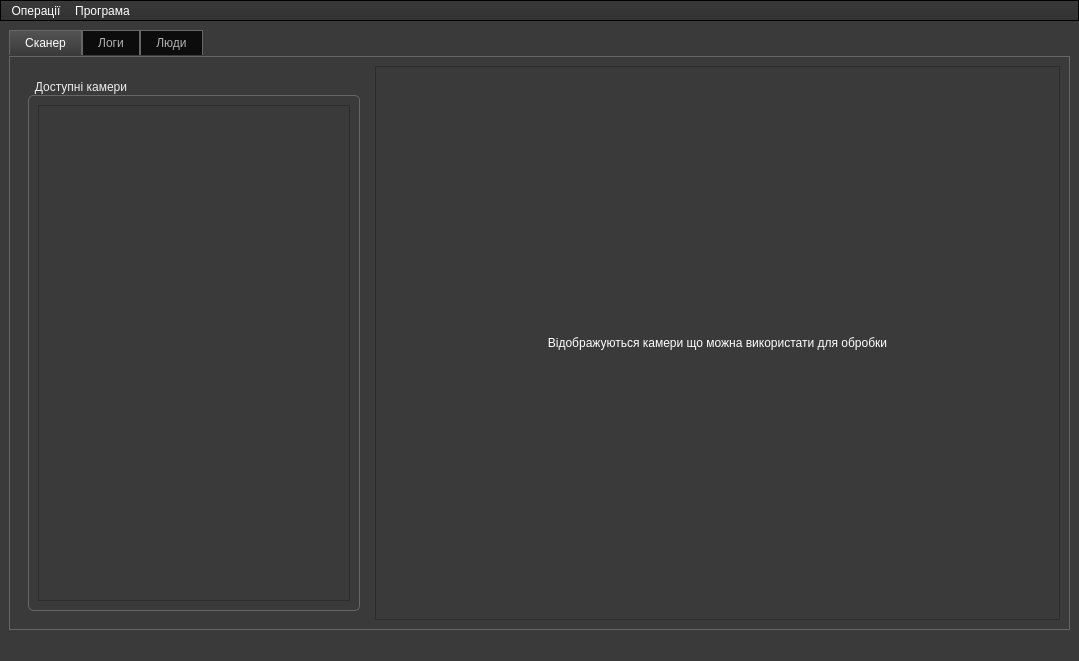
<?xml version="1.0" encoding="UTF-8"?>
<ui version="4.0">
 <class>MainWindow</class>
 <widget class="QMainWindow" name="MainWindow">
  <property name="geometry">
   <rect>
    <x>0</x>
    <y>0</y>
    <width>1079</width>
    <height>661</height>
   </rect>
  </property>
  <property name="windowTitle">
   <string>Пошук Людей</string>
  </property>
  <property name="styleSheet">
   <string notr="true">/*-----QWidget-----*/
QWidget
{
	background-color: #3a3a3a;
	color: #fff;
	selection-background-color: #b78620;
	selection-color: #000;

}


/*-----QLabel-----*/
QLabel
{
	background-color: transparent;
	color: #fff;

}


/*-----QMenuBar-----*/
QMenuBar 
{
	background-color: qlineargradient(spread:repeat, x1:1, y1:0, x2:1, y2:1, stop:0 rgba(57, 57, 57, 255),stop:1 rgba(50, 50, 50, 255));
	border: 1px solid #000;
	color: #fff;

}


QMenuBar::item 
{
	background-color: transparent;

}


QMenuBar::item:selected 
{
	background-color: rgba(183, 134, 32, 20%);
	border: 1px solid #b78620;
	color: #fff;

}


QMenuBar::item:pressed 
{
	background-color: rgb(183, 134, 32);
	border: 1px solid #b78620;
	color: #fff;

}


/*-----QMenu-----*/
QMenu
{
    background-color: qlineargradient(spread:repeat, x1:1, y1:0, x2:1, y2:1, stop:0 rgba(57, 57, 57, 255),stop:1 rgba(50, 50, 50, 255));
    border: 1px solid #222;
    padding: 4px;
	color: #fff;

}


QMenu::item
{
    background-color: transparent;
    padding: 2px 20px 2px 20px;

}


QMenu::separator
{
   	background-color: rgb(183, 134, 32);
	height: 1px;

}


QMenu::item:disabled
{
    color: #555;
    background-color: transparent;
    padding: 2px 20px 2px 20px;

}


QMenu::item:selected
{
	background-color: rgba(183, 134, 32, 20%);
	border: 1px solid #b78620;
	color: #fff;

}


/*-----QToolBar-----*/
QToolBar
{
	background-color: qlineargradient(spread:repeat, x1:1, y1:0, x2:1, y2:1, stop:0 rgba(69, 69, 69, 255),stop:1 rgba(58, 58, 58, 255));
	border-top: none;
	border-bottom: 1px solid #4f4f4f;
	border-left: 1px solid #4f4f4f;
	border-right: 1px solid #4f4f4f;

}


QToolBar::separator
{
	background-color: #2e2e2e;
	width: 1px;

}


/*-----QToolButton-----*/
QToolButton 
{
	background-color: transparent;
	color: #fff;
	padding: 5px;
	padding-left: 8px;
	padding-right: 8px;
	margin-left: 1px;
}


QToolButton:hover
{
	background-color: rgba(183, 134, 32, 20%);
	border: 1px solid #b78620;
	color: #fff;
	
}


QToolButton:pressed
{
	background-color: qlineargradient(spread:repeat, x1:1, y1:0, x2:1, y2:1, stop:0 rgba(57, 57, 57, 255),stop:1 rgba(50, 50, 50, 255));
	border: 1px solid #b78620;

}


QToolButton:checked
{
	background-color: qlineargradient(spread:repeat, x1:1, y1:0, x2:1, y2:1, stop:0 rgba(57, 57, 57, 255),stop:1 rgba(50, 50, 50, 255));
	border: 1px solid #222;
}


/*-----QPushButton-----*/
QPushButton
{
	background-color: qlineargradient(spread:repeat, x1:1, y1:0, x2:1, y2:1, stop:0 rgba(84, 84, 84, 255),stop:1 rgba(59, 59, 59, 255));
	color: #ffffff;
	min-width: 80px;
	border-style: solid;
	border-width: 1px;
	border-radius: 3px;
	border-color: #051a39;
	padding: 5px;

}


QPushButton::flat
{
	background-color: transparent;
	border: none;
	color: #fff;

}


QPushButton::disabled
{
	background-color: #404040;
	color: #656565;
	border-color: #051a39;

}


QPushButton::hover
{
	background-color: rgba(183, 134, 32, 20%);
	border: 1px solid #b78620;

}


QPushButton::pressed
{
	background-color: qlineargradient(spread:repeat, x1:1, y1:0, x2:1, y2:1, stop:0 rgba(74, 74, 74, 255),stop:1 rgba(49, 49, 49, 255));
	border: 1px solid #b78620;

}


QPushButton::checked
{
	background-color: qlineargradient(spread:repeat, x1:1, y1:0, x2:1, y2:1, stop:0 rgba(74, 74, 74, 255),stop:1 rgba(49, 49, 49, 255));
	border: 1px solid #222;

}


/*-----QLineEdit-----*/
QLineEdit
{
	background-color: #131313;
	color : #eee;
	border: 1px solid #343434;
	border-radius: 2px;
	padding: 3px;
	padding-left: 5px;

}


/*-----QPlainTExtEdit-----*/
QPlainTextEdit
{
	background-color: #131313;
	color : #eee;
	border: 1px solid #343434;
	border-radius: 2px;
	padding: 3px;
	padding-left: 5px;

}


/*-----QTabBar-----*/
QTabBar::tab
{
	background-color: qlineargradient(spread:repeat, x1:1, y1:0, x2:1, y2:1, stop:0 rgba(84, 84, 84, 255),stop:1 rgba(59, 59, 59, 255));
	color: #ffffff;
	border-style: solid;
	border-width: 1px;
	border-color: #666;
	border-bottom: none;
	padding: 5px;
	padding-left: 15px;
	padding-right: 15px;

}


QTabWidget::pane 
{
	background-color: red;
	border: 1px solid #666;
	top: 1px;

}


QTabBar::tab:last
{
	margin-right: 0; 

}


QTabBar::tab:first:!selected
{
	background-color: #0c0c0d;
	margin-left: 0px;

}


QTabBar::tab:!selected
{
	color: #b1b1b1;
	border-bottom-style: solid;
	background-color: #0c0c0d;

}


QTabBar::tab:selected
{
	margin-bottom: 0px;

}


QTabBar::tab:!selected:hover
{
	border-top-color: #b78620;

}


/*-----QComboBox-----*/
QComboBox
{
    background-color: qlineargradient(spread:repeat, x1:1, y1:0, x2:1, y2:1, stop:0 rgba(84, 84, 84, 255),stop:1 rgba(59, 59, 59, 255));
    border: 1px solid #000;
    padding-left: 6px;
    color: #ffffff;
    height: 20px;

}


QComboBox::disabled
{
	background-color: #404040;
	color: #656565;
	border-color: #051a39;

}


QComboBox:on
{
    background-color: #b78620;
	color: #000;

}


QComboBox QAbstractItemView
{
    background-color: #383838;
    color: #ffffff;
    border: 1px solid black;
    selection-background-color: #b78620;
    outline: 0;

}


QComboBox::drop-down
{
	background-color: qlineargradient(spread:repeat, x1:1, y1:0, x2:1, y2:1, stop:0 rgba(57, 57, 57, 255),stop:1 rgba(50, 50, 50, 255));
    subcontrol-origin: padding;
    subcontrol-position: top right;
    width: 15px;
    border-left-width: 1px;
    border-left-color: black;
    border-left-style: solid; 

}


QComboBox::down-arrow
{
    image: url(://arrow-down.png);
    width: 8px;
    height: 8px;
}


/*-----QSpinBox &amp; QDateTimeEdit-----*/
QSpinBox,
QDateTimeEdit 
{
    background-color: #131313;
	color : #eee;
	border: 1px solid #343434;
	padding: 3px;
	padding-left: 5px;
    border-radius : 2px;

}


QSpinBox::up-button, 
QDateTimeEdit::up-button
{
	border-top-right-radius:2px;
	background-color: #777777;
    width: 16px; 
    border-width: 1px;

}


QSpinBox::up-button:hover, 
QDateTimeEdit::up-button:hover
{
	background-color: #585858;

}


QSpinBox::up-button:pressed, 
QDateTimeEdit::up-button:pressed
{
	background-color: #252525;
    width: 16px; 
    border-width: 1px;

}


QSpinBox::up-arrow,
QDateTimeEdit::up-arrow
{
    image: url(://arrow-up.png);
    width: 7px;
    height: 7px;

}


QSpinBox::down-button, 
QDateTimeEdit::down-button
{
	border-bottom-right-radius:2px;
	background-color: #777777;
    width: 16px; 
    border-width: 1px;

}


QSpinBox::down-button:hover, 
QDateTimeEdit::down-button:hover
{
	background-color: #585858;

}


QSpinBox::down-button:pressed, 
QDateTimeEdit::down-button:pressed
{
	background-color: #252525;
    width: 16px; 
    border-width: 1px;

}


QSpinBox::down-arrow,
QDateTimeEdit::down-arrow
{
    image: url(://arrow-down.png);
    width: 7px;
    height: 7px;

}


/*-----QGroupBox-----*/
QGroupBox 
{
    border: 1px solid;
    border-color: #666666;
	border-radius: 5px;
    margin-top: 20px;

}


QGroupBox::title  
{
    background-color: transparent;
    color: #eee;
    subcontrol-origin: margin;
    padding: 5px;
	border-top-left-radius: 3px;
	border-top-right-radius: 3px;

}


/*-----QHeaderView-----*/
QHeaderView::section
{
    background-color: qlineargradient(spread:repeat, x1:1, y1:0, x2:1, y2:1, stop:0 rgba(60, 60, 60, 255),stop:1 rgba(50, 50, 50, 255));
	border: 1px solid #000;
    color: #fff;
    text-align: left;
	padding: 4px;
	
}


QHeaderView::section:disabled
{
    background-color: #525251;
    color: #656565;

}


QHeaderView::section:checked
{
    background-color: qlineargradient(spread:repeat, x1:1, y1:0, x2:1, y2:1, stop:0 rgba(60, 60, 60, 255),stop:1 rgba(50, 50, 50, 255));
    color: #fff;

}


QHeaderView::section::vertical::first,
QHeaderView::section::vertical::only-one
{
    border-top: 1px solid #353635;

}


QHeaderView::section::vertical
{
    border-top: 1px solid #353635;

}


QHeaderView::section::horizontal::first,
QHeaderView::section::horizontal::only-one
{
    border-left: 1px solid #353635;

}


QHeaderView::section::horizontal
{
    border-left: 1px solid #353635;

}


QTableCornerButton::section
{
    background-color: qlineargradient(spread:repeat, x1:1, y1:0, x2:1, y2:1, stop:0 rgba(60, 60, 60, 255),stop:1 rgba(50, 50, 50, 255));
	border: 1px solid #000;
    color: #fff;

}


/*-----QTreeWidget-----*/
QTreeView
{
	show-decoration-selected: 1;
	alternate-background-color: #3a3a3a;
	selection-color: #fff;
	background-color: #2d2d2d;
	border: 1px solid gray;
	padding-top : 5px;
	color: #fff;
	font: 8pt;

}


QTreeView::item:selected
{
	color:#fff;
	background-color: #b78620;
	border-radius: 0px;

}


QTreeView::item:!selected:hover
{
    background-color: #262626;
    border: none;
    color: white;

}


QTreeView::branch:has-children:!has-siblings:closed,
QTreeView::branch:closed:has-children:has-siblings 
{
	image: url(://tree-closed.png);

}


QTreeView::branch:open:has-children:!has-siblings,
QTreeView::branch:open:has-children:has-siblings  
{
	image: url(://tree-open.png);

}


/*-----QListView-----*/
QListView 
{
	background-color: qlineargradient(spread:repeat, x1:1, y1:0, x2:1, y2:1, stop:0 rgba(83, 83, 83, 255),stop:0.293269 rgba(81, 81, 81, 255),stop:0.634615 rgba(79, 79, 79, 255),stop:1 rgba(83, 83, 83, 255));
    border : none;
    color: white;
    show-decoration-selected: 1; 
    outline: 0;
	border: 1px solid gray;

}


QListView::disabled 
{
	background-color: #656565;
	color: #1b1b1b;
    border: 1px solid #656565;

}


QListView::item 
{
	background-color: #2d2d2d;
    padding: 1px;

}


QListView::item:alternate 
{
    background-color: #3a3a3a;

}


QListView::item:selected 
{
	background-color: #b78620;
	border: 1px solid #b78620;
	color: #fff;

}


QListView::item:selected:!active 
{
	background-color: #b78620;
	border: 1px solid #b78620;
	color: #fff;

}


QListView::item:selected:active 
{
	background-color: #b78620;
	border: 1px solid #b78620;
	color: #fff;

}


QListView::item:hover {
    background-color: #262626;
    border: none;
    color: white;

}


/*-----QCheckBox-----*/
QCheckBox
{
	background-color: transparent;
    color: lightgray;
	border: none;

}


QCheckBox::indicator
{
    background-color: #323232;
    border: 1px solid darkgray;
    width: 12px;
    height: 12px;

}


QCheckBox::indicator:checked
{
    image:url(&quot;./ressources/check.png&quot;);
	background-color: #b78620;
    border: 1px solid #3a546e;

}


QCheckBox::indicator:unchecked:hover
{
	border: 1px solid #b78620; 

}


QCheckBox::disabled
{
	color: #656565;

}


QCheckBox::indicator:disabled
{
	background-color: #656565;
	color: #656565;
    border: 1px solid #656565;

}


/*-----QRadioButton-----*/
QRadioButton 
{
	color: lightgray;
	background-color: transparent;

}


QRadioButton::indicator::unchecked:hover 
{
	background-color: lightgray;
	border: 2px solid #b78620;
	border-radius: 6px;
}


QRadioButton::indicator::checked 
{
	border: 2px solid #b78620;
	border-radius: 6px;
	background-color: rgba(183,134,32,20%);  
	width: 9px; 
	height: 9px; 

}


/*-----QSlider-----*/
QSlider::groove:horizontal 
{
	background-color: transparent;
	height: 3px;

}


QSlider::sub-page:horizontal 
{
	background-color: #b78620;

}


QSlider::add-page:horizontal 
{
	background-color: #131313;

}


QSlider::handle:horizontal 
{
	background-color: #b78620;
	width: 14px;
	margin-top: -6px;
	margin-bottom: -6px;
	border-radius: 6px;

}


QSlider::handle:horizontal:hover 
{
	background-color: #d89e25;
	border-radius: 6px;

}


QSlider::sub-page:horizontal:disabled 
{
	background-color: #bbb;
	border-color: #999;

}


QSlider::add-page:horizontal:disabled 
{
	background-color: #eee;
	border-color: #999;

}


QSlider::handle:horizontal:disabled 
{
	background-color: #eee;
	border: 1px solid #aaa;
	border-radius: 3px;

}


/*-----QScrollBar-----*/
QScrollBar:horizontal
{
    border: 1px solid #222222;
    background-color: #3d3d3d;
    height: 15px;
    margin: 0px 16px 0 16px;

}


QScrollBar::handle:horizontal
{
	background-color: qlineargradient(spread:repeat, x1:1, y1:0, x2:1, y2:1, stop:0 rgba(97, 97, 97, 255),stop:1 rgba(90, 90, 90, 255));
	border: 1px solid #2d2d2d;
    min-height: 20px;

}


QScrollBar::add-line:horizontal
{
	background-color: qlineargradient(spread:repeat, x1:1, y1:0, x2:1, y2:1, stop:0 rgba(97, 97, 97, 255),stop:1 rgba(90, 90, 90, 255));
	border: 1px solid #2d2d2d;
    width: 15px;
    subcontrol-position: right;
    subcontrol-origin: margin;

}


QScrollBar::sub-line:horizontal
{
	background-color: qlineargradient(spread:repeat, x1:1, y1:0, x2:1, y2:1, stop:0 rgba(97, 97, 97, 255),stop:1 rgba(90, 90, 90, 255));
	border: 1px solid #2d2d2d;
    width: 15px;
    subcontrol-position: left;
    subcontrol-origin: margin;

}


QScrollBar::right-arrow:horizontal
{
    image: url(://arrow-right.png);
    width: 6px;
    height: 6px;

}


QScrollBar::left-arrow:horizontal
{
    image: url(://arrow-left.png);
    width: 6px;
    height: 6px;

}


QScrollBar::add-page:horizontal, QScrollBar::sub-page:horizontal
{
    background: none;

}


QScrollBar:vertical
{
    background-color: #3d3d3d;
    width: 16px;
	border: 1px solid #2d2d2d;
    margin: 16px 0px 16px 0px;

}


QScrollBar::handle:vertical
{
    background-color: qlineargradient(spread:repeat, x1:1, y1:0, x2:1, y2:1, stop:0 rgba(97, 97, 97, 255),stop:1 rgba(90, 90, 90, 255));
	border: 1px solid #2d2d2d;
    min-height: 20px;

}


QScrollBar::add-line:vertical
{
	background-color: qlineargradient(spread:repeat, x1:1, y1:0, x2:1, y2:1, stop:0 rgba(97, 97, 97, 255),stop:1 rgba(90, 90, 90, 255));
	border: 1px solid #2d2d2d;
    height: 15px;
    subcontrol-position: bottom;
    subcontrol-origin: margin;

}


QScrollBar::sub-line:vertical
{
	background-color: qlineargradient(spread:repeat, x1:1, y1:0, x2:1, y2:1, stop:0 rgba(97, 97, 97, 255),stop:1 rgba(90, 90, 90, 255));
	border: 1px solid #2d2d2d;
    height: 15px;
    subcontrol-position: top;
    subcontrol-origin: margin;

}


QScrollBar::up-arrow:vertical
{
    image: url(://arrow-up.png);
    width: 6px;
    height: 6px;

}


QScrollBar::down-arrow:vertical
{
    image: url(://arrow-down.png);
    width: 6px;
    height: 6px;

}


QScrollBar::add-page:vertical, QScrollBar::sub-page:vertical
{
    background: none;

}


/*-----QProgressBar-----*/
QProgressBar
{
    border: 1px solid #666666;
    text-align: center;
	color: #000;
	font-weight: bold;

}


QProgressBar::chunk
{
    background-color: #b78620;
    width: 30px;
    margin: 0.5px;

}


</string>
  </property>
  <widget class="QWidget" name="centralwidget">
   <layout class="QGridLayout" name="gridLayout">
    <item row="0" column="0">
     <widget class="QTabWidget" name="tabWidget">
      <property name="currentIndex">
       <number>0</number>
      </property>
      <widget class="QWidget" name="tab_3">
       <attribute name="title">
        <string>Сканер</string>
       </attribute>
       <layout class="QGridLayout" name="gridLayout_8">
        <item row="0" column="0">
         <layout class="QVBoxLayout" name="verticalLayout">
          <item>
           <widget class="QWidget" name="enable_camera" native="true">
            <property name="minimumSize">
             <size>
              <width>350</width>
              <height>50</height>
             </size>
            </property>
            <property name="maximumSize">
             <size>
              <width>350</width>
              <height>16777215</height>
             </size>
            </property>
            <layout class="QGridLayout" name="gridLayout_3">
             <item row="0" column="0">
              <widget class="QGroupBox" name="groupBox">
               <property name="title">
                <string>Доступні камери</string>
               </property>
               <layout class="QGridLayout" name="gridLayout_4">
                <item row="0" column="0">
                 <widget class="QScrollArea" name="scrollArea_2">
                  <property name="widgetResizable">
                   <bool>true</bool>
                  </property>
                  <widget class="QWidget" name="scrollAreaWidgetContents_3">
                   <property name="geometry">
                    <rect>
                     <x>0</x>
                     <y>0</y>
                     <width>310</width>
                     <height>489</height>
                    </rect>
                   </property>
                   <layout class="QGridLayout" name="gridLayout_7">
                    <item row="0" column="0">
                     <layout class="QVBoxLayout" name="verticalLayout_3">
                      <property name="spacing">
                       <number>0</number>
                      </property>
                     </layout>
                    </item>
                   </layout>
                  </widget>
                 </widget>
                </item>
               </layout>
              </widget>
             </item>
            </layout>
           </widget>
          </item>
         </layout>
        </item>
        <item row="0" column="1">
         <widget class="QScrollArea" name="scrollArea">
          <property name="minimumSize">
           <size>
            <width>650</width>
            <height>0</height>
           </size>
          </property>
          <property name="widgetResizable">
           <bool>true</bool>
          </property>
          <widget class="QWidget" name="scrollAreaWidgetContents_2">
           <property name="enabled">
            <bool>true</bool>
           </property>
           <property name="geometry">
            <rect>
             <x>0</x>
             <y>0</y>
             <width>648</width>
             <height>549</height>
            </rect>
           </property>
           <property name="minimumSize">
            <size>
             <width>600</width>
             <height>0</height>
            </size>
           </property>
           <layout class="QGridLayout" name="gridLayout_6">
            <item row="0" column="0">
             <layout class="QVBoxLayout" name="verticalLayout_2">
              <item>
               <widget class="QLabel" name="label">
                <property name="minimumSize">
                 <size>
                  <width>600</width>
                  <height>30</height>
                 </size>
                </property>
                <property name="text">
                 <string>Відображуються камери що можна використати для обробки</string>
                </property>
                <property name="alignment">
                 <set>Qt::AlignCenter</set>
                </property>
               </widget>
              </item>
             </layout>
            </item>
           </layout>
          </widget>
         </widget>
        </item>
       </layout>
      </widget>
      <widget class="QWidget" name="tab_4">
       <attribute name="title">
        <string>Логи</string>
       </attribute>
       <layout class="QGridLayout" name="gridLayout_9">
        <item row="4" column="0">
         <widget class="QScrollArea" name="scrollArea_4">
          <property name="widgetResizable">
           <bool>true</bool>
          </property>
          <widget class="QWidget" name="scrollAreaWidgetContents_4">
           <property name="geometry">
            <rect>
             <x>0</x>
             <y>0</y>
             <width>1039</width>
             <height>519</height>
            </rect>
           </property>
           <layout class="QGridLayout" name="gridLayout_2">
            <item row="0" column="0">
             <layout class="QVBoxLayout" name="verticalLayout_4"/>
            </item>
           </layout>
          </widget>
         </widget>
        </item>
        <item row="0" column="0">
         <layout class="QVBoxLayout" name="verticalLayout_7">
          <property name="topMargin">
           <number>0</number>
          </property>
          <item>
           <layout class="QHBoxLayout" name="horizontalLayout_2">
            <property name="topMargin">
             <number>0</number>
            </property>
            <item>
             <widget class="QLabel" name="label_3">
              <property name="text">
               <string>Вище новіші</string>
              </property>
             </widget>
            </item>
            <item>
             <spacer name="horizontalSpacer_2">
              <property name="orientation">
               <enum>Qt::Horizontal</enum>
              </property>
              <property name="sizeHint" stdset="0">
               <size>
                <width>40</width>
                <height>20</height>
               </size>
              </property>
             </spacer>
            </item>
           </layout>
          </item>
         </layout>
        </item>
       </layout>
      </widget>
      <widget class="QWidget" name="tab_5">
       <attribute name="title">
        <string>Люди</string>
       </attribute>
       <layout class="QGridLayout" name="gridLayout_11">
        <item row="0" column="0">
         <layout class="QVBoxLayout" name="verticalLayout_5">
          <property name="sizeConstraint">
           <enum>QLayout::SetMinimumSize</enum>
          </property>
          <item>
           <layout class="QHBoxLayout" name="horizontalLayout">
            <item>
             <widget class="QLabel" name="label_2">
              <property name="text">
               <string>Вище новіші </string>
              </property>
             </widget>
            </item>
            <item>
             <spacer name="horizontalSpacer">
              <property name="orientation">
               <enum>Qt::Horizontal</enum>
              </property>
              <property name="sizeHint" stdset="0">
               <size>
                <width>40</width>
                <height>20</height>
               </size>
              </property>
             </spacer>
            </item>
            <item>
             <widget class="QPushButton" name="create_humans_button">
              <property name="sizePolicy">
               <sizepolicy hsizetype="Fixed" vsizetype="Fixed">
                <horstretch>0</horstretch>
                <verstretch>0</verstretch>
               </sizepolicy>
              </property>
              <property name="text">
               <string>Створити людину</string>
              </property>
             </widget>
            </item>
           </layout>
          </item>
         </layout>
        </item>
        <item row="1" column="0" colspan="2">
         <widget class="QScrollArea" name="scrollArea_3">
          <property name="widgetResizable">
           <bool>true</bool>
          </property>
          <widget class="QWidget" name="scrollAreaWidgetContents">
           <property name="geometry">
            <rect>
             <x>0</x>
             <y>0</y>
             <width>1039</width>
             <height>514</height>
            </rect>
           </property>
           <layout class="QGridLayout" name="gridLayout_10">
            <item row="0" column="0">
             <layout class="QVBoxLayout" name="verticalLayout_6"/>
            </item>
           </layout>
          </widget>
         </widget>
        </item>
       </layout>
      </widget>
     </widget>
    </item>
   </layout>
  </widget>
  <widget class="QStatusBar" name="statusbar"/>
  <widget class="QMenuBar" name="menubar">
   <property name="geometry">
    <rect>
     <x>0</x>
     <y>0</y>
     <width>1079</width>
     <height>25</height>
    </rect>
   </property>
   <widget class="QMenu" name="menu_2">
    <property name="title">
     <string>Програма</string>
    </property>
    <addaction name="action_settings"/>
   </widget>
   <widget class="QMenu" name="menu">
    <property name="title">
     <string>Операції</string>
    </property>
    <addaction name="action_find_cameras"/>
    <addaction name="action_imitation_camera_is_file"/>
   </widget>
   <addaction name="menu"/>
   <addaction name="menu_2"/>
  </widget>
  <action name="action_settings">
   <property name="text">
    <string>Налаштування</string>
   </property>
  </action>
  <action name="log">
   <property name="text">
    <string>Лог</string>
   </property>
  </action>
  <action name="human">
   <property name="text">
    <string>Люди</string>
   </property>
  </action>
  <action name="action_find_cameras">
   <property name="text">
    <string>Пошук камер</string>
   </property>
  </action>
  <action name="action_imitation_camera_is_file">
   <property name="text">
    <string>Імітація камери із файлу</string>
   </property>
  </action>
 </widget>
 <resources/>
 <connections/>
</ui>
